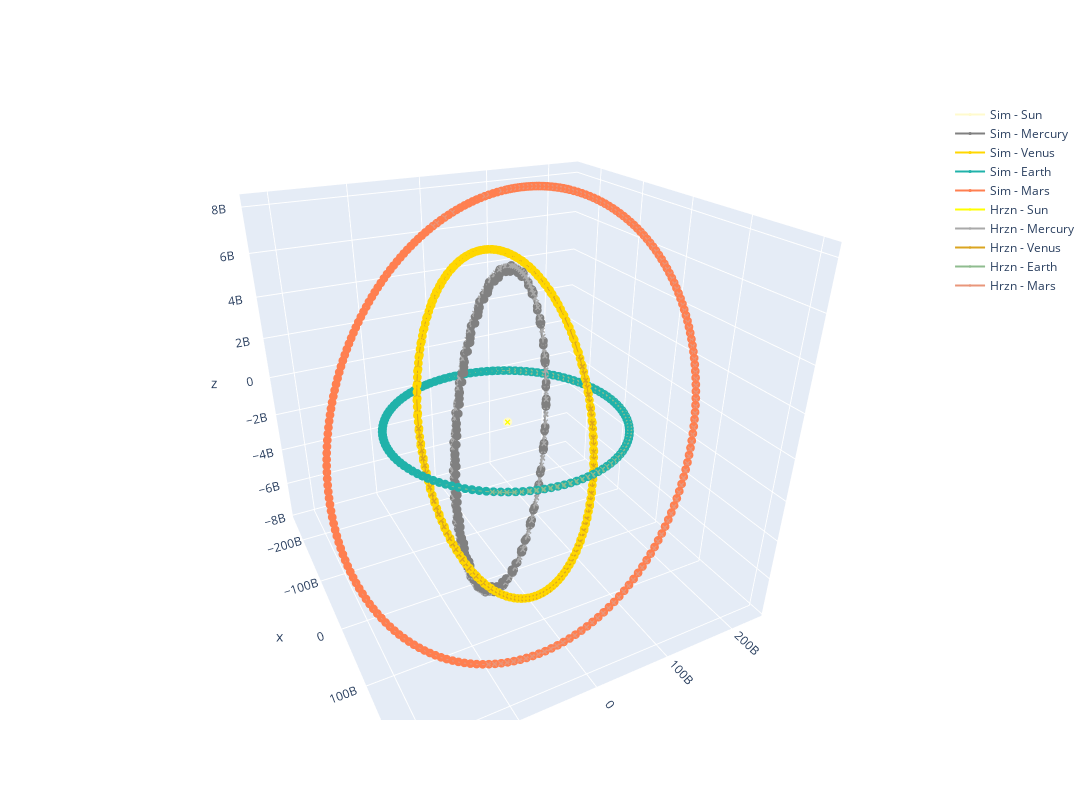

This figure's notebook cell:
### Markdown cell above
# Simulation Results

### Code cell
fig = go.Figure()

for i in df_bodies.index:
    body = df_bodies.iloc[i]
    
    fig.add_trace(go.Scatter3d(
        x=sim_soln.y[3*i, :],
        y=sim_soln.y[3*i+1, :],
        z=sim_soln.y[3*i+2, :],
        name=f"Sim - {body['name']}",
        mode="lines+markers",
        marker={"size": 3, "color": body["sim_color"]}
    ))

# Plot horizons ground truth trajectories here:
for i in df_bodies.index:
    body = df_bodies.iloc[i]
    
    fig.add_trace(go.Scatter3d(
        x=bodies_pos[i, :, 0],
        y=bodies_pos[i, :, 1],
        z=bodies_pos[i, :, 2],
        name=f"Hrzn - {body['name']}",
        mode="lines+markers",
        marker={"size": 2, "color": body["hrzn_color"], "symbol":"x"}
    ))

fig.update_layout(yaxis=dict(scaleanchor="x", scaleratio=1), width=1200, height=800)
fig.show()

### Figure 1 — Plotly figure (JSON) as saved in the notebook; plotly's stock layout.template omitted (floating-point values rounded to 4 significant figures; data arrays with more than 128 entries replaced by an {"elided": "..."} marker saying what was removed)
{"data": [{"marker": {"color": "lemonchiffon", "size": 3}, "mode": "lines+markers", "name": "Sim - Sun", "type": "scatter3d", "x": {"elided": "243 float values"}, "y": {"elided": "243 float values"}, "z": {"elided": "243 float values"}}, {"marker": {"color": "gray", "size": 3}, "mode": "lines+markers", "name": "Sim - Mercury", "type": "scatter3d", "visible": true, "x": {"elided": "243 float values"}, "y": {"elided": "243 float values"}, "z": {"elided": "243 float values"}}, {"marker": {"color": "gold", "size": 3}, "mode": "lines+markers", "name": "Sim - Venus", "type": "scatter3d", "visible": true, "x": {"elided": "243 float values"}, "y": {"elided": "243 float values"}, "z": {"elided": "243 float values"}}, {"marker": {"color": "lightseagreen", "size": 3}, "mode": "lines+markers", "name": "Sim - Earth", "type": "scatter3d", "x": {"elided": "243 float values"}, "y": {"elided": "243 float values"}, "z": {"elided": "243 float values"}}, {"marker": {"color": "coral", "size": 3}, "mode": "lines+markers", "name": "Sim - Mars", "type": "scatter3d", "visible": true, "x": {"elided": "243 float values"}, "y": {"elided": "243 float values"}, "z": {"elided": "243 float values"}}, {"marker": {"color": "yellow", "size": 2, "symbol": "x"}, "mode": "lines+markers", "name": "Hrzn - Sun", "type": "scatter3d", "visible": true, "x": {"elided": "243 float values"}, "y": {"elided": "243 float values"}, "z": {"elided": "243 float values"}}, {"marker": {"color": "darkgray", "size": 2, "symbol": "x"}, "mode": "lines+markers", "name": "Hrzn - Mercury", "type": "scatter3d", "visible": true, "x": {"elided": "243 float values"}, "y": {"elided": "243 float values"}, "z": {"elided": "243 float values"}}, {"marker": {"color": "goldenrod", "size": 2, "symbol": "x"}, "mode": "lines+markers", "name": "Hrzn - Venus", "type": "scatter3d", "visible": true, "x": {"elided": "243 float values"}, "y": {"elided": "243 float values"}, "z": {"elided": "243 float values"}}, {"marker": {"color": "darkseagreen", "size": 2, "symbol": "x"}, "mode": "lines+markers", "name": "Hrzn - Earth", "type": "scatter3d", "x": {"elided": "243 float values"}, "y": {"elided": "243 float values"}, "z": {"elided": "243 float values"}}, {"marker": {"color": "darksalmon", "size": 2, "symbol": "x"}, "mode": "lines+markers", "name": "Hrzn - Mars", "type": "scatter3d", "visible": true, "x": {"elided": "243 float values"}, "y": {"elided": "243 float values"}, "z": {"elided": "243 float values"}}], "layout": {"height": 800, "scene": {"aspectmode": "auto", "aspectratio": {"x": 1, "y": 1, "z": 1}, "camera": {"center": {"x": 0, "y": 0, "z": 0}, "eye": {"x": 1.514, "y": -0.7741, "z": 0.9151}, "projection": {"type": "perspective"}, "up": {"x": 0, "y": 0, "z": 1}}}, "width": 1200, "yaxis": {"scaleanchor": "x", "scaleratio": 1}}}
